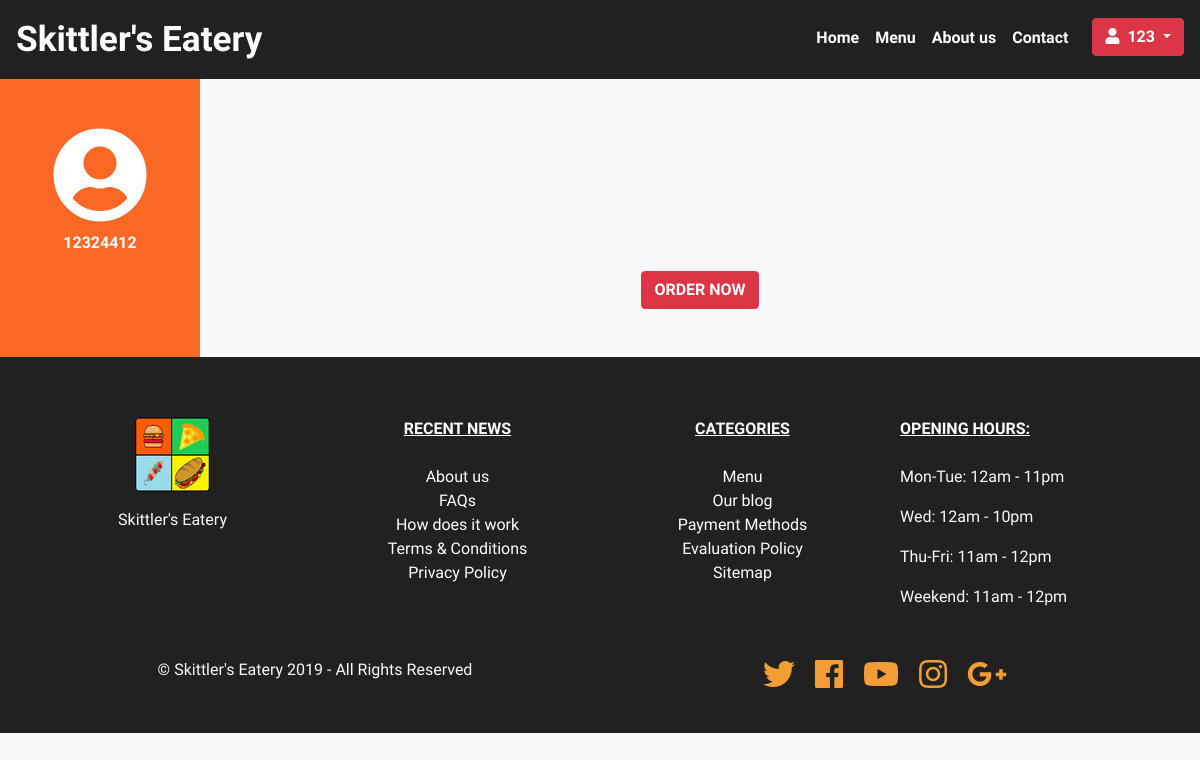
Before: /user.php?mode=orders (signed in) with the older database file.
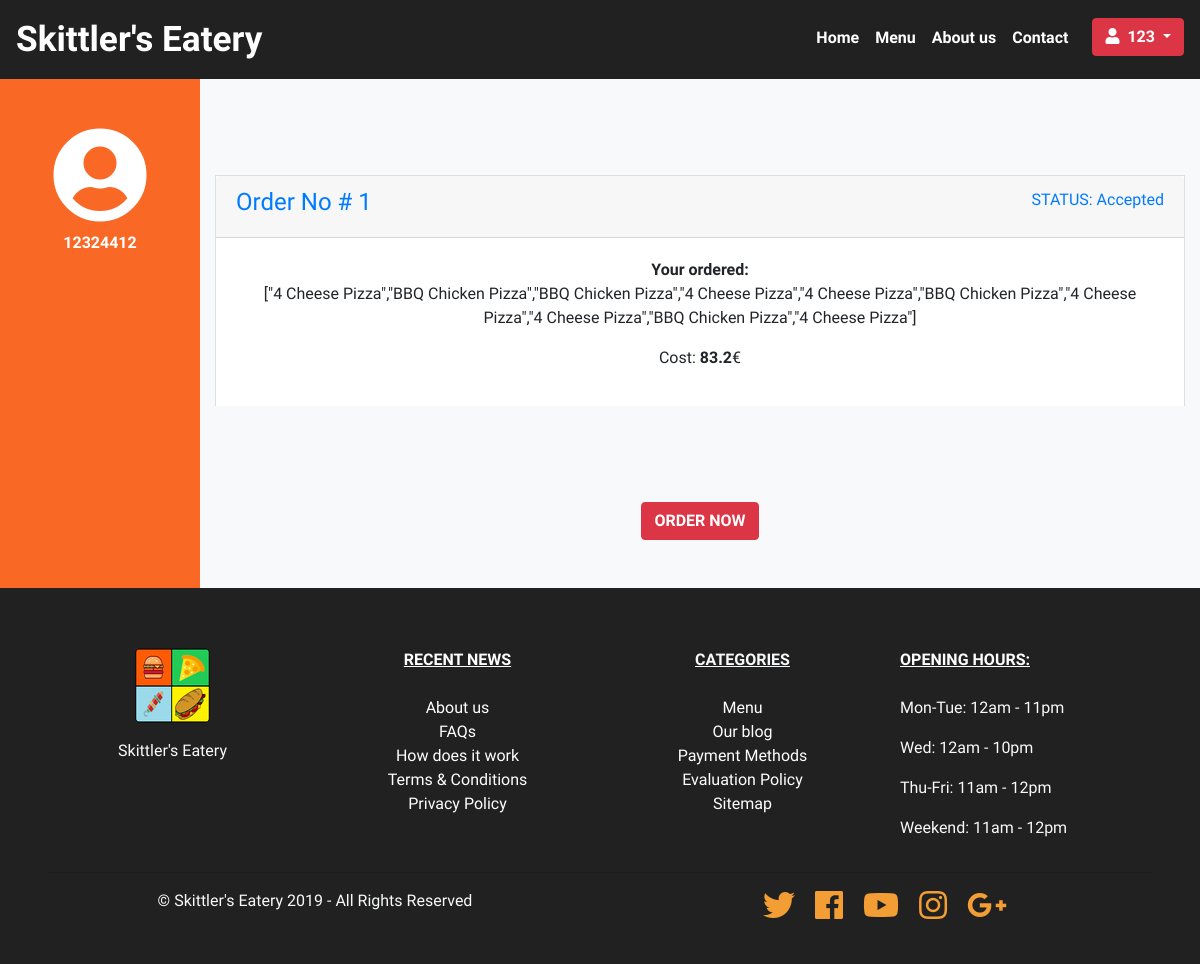
After: the same page with the newer database file.
### tables this page shows
CREATE TABLE `orders` (
  `id` int(255) NOT NULL,
  `user_id` int(255) NOT NULL,
  `items_ordered` varchar(5000) NOT NULL,
  `address` varchar(255) NOT NULL,
  `floor` int(3) NOT NULL,
  `telephone` varchar(10) NOT NULL,
  `comment` varchar(1000) NOT NULL,
  `order_status` varchar(10) NOT NULL DEFAULT 'Pending',
  `order_cost` float NOT NULL
);

### resources/functions.php (the view, shortened to what this page needs)
<?php
function query($sql){
	global $connection;
	return mysqli_query($connection,$sql);
}
function fetch_array($result_set){
	return mysqli_fetch_array($result_set);
}
function fetch_orders(){
	$id = $_SESSION['items']['user_id'];
$query = "SELECT id,items_ordered,comment,order_status,order_cost FROM orders WHERE user_id={$id}";
$result = query($query);
$i= 1;
while($row= fetch_array($result)){
	$item = <<<ITEM
	<div class="card">
	  <div class="card-header" role="tab" id="heading{$i}">
		<a data-toggle="collapse" data-parent="#orders" href="#order{$i}" aria-expanded="false"
		  aria-controls="collapseOne1">
		  <h4 class="float-left">
		  	Order No # {$row['id']}
		  </h4>
		  <span class="float-right">STATUS: {$row['order_status']}</span>
		</a>
	  </div>
	  <div id="order{$i}" class="collapse show" role="tabpanel" aria-labelledby="heading{$i}" data-parent="#orders">
		<div class="card-body">
		<span class="font-weight-bold"> Your ordered:   </span>
		<p>
			{$row['items_ordered']}
		  </p>
		  <p>Cost: <span class="font-weight-bold">{$row['order_cost']}</span>&euro;</p>
		</div>
	  </div>
	</div>
ITEM;
	echo $item;
	$i++;
}
}
?>

### resources/templates/front/header.php (shortened to what this page needs)
<!DOCTYPE html>
<html lang="en">
<head>
  <link rel="stylesheet" href="https://stackpath.bootstrapcdn.com/bootstrap/4.1.3/css/bootstrap.min.css">
  <link rel="stylesheet" href="https://use.fontawesome.com/releases/v5.5.0/css/all.css">
  <link rel='stylesheet' href='css/layout.css'>
  <?php
    $pageName =substr(basename($_SERVER['PHP_SELF']), 0, -4);
    $link = '<link rel="stylesheet" href="css/';
    $include ='';
    switch($pageName){
      case 'user':
        $include = $link.'user.css';
        break;
    }
    echo $include.'">';
  ?>
</head>
<body>
<?php include(TEMPLATE_FRONT.DS."top_nav.php"); ?>

### resources/templates/front/top_nav.php (shortened to what this page needs)
<nav class="navbar navbar-expand-md navbar-dark bg-ultra-dark sticky-top">
   <div class="d-flex flex-grow-1">
     <a class="title font-weight-bold navbar-brand d-md-inline-block" href="index.php">
       Skittler's Eatery
     </a>
     <div class="w-100 text-right mt-1">
     </div>
   </div>
   <div class="collapse navbar-collapse flex-grow-1 pb-1" id="myNavbar">
     <ul class="navbar-nav ml-auto flex-nowrap font-weight-bold">
       <li class="nav-item">
         <a href="index.php" class="nav-link mr-3 mt-2 menu-item  p-0">Home</a>
       </li>
       <li class="nav-item">
         <a href="menu.php" class="nav-link mr-3 mt-2 menu-item  p-0">Menu</a>
       </li>
       <li class="nav-item">
         <a href="info.php?page=about" class="nav-link mr-3 mt-2 menu-item  p-0"></i>About us</a>
       </li>
       <li class="nav-item">
         <a href="info.php?page=contact" class="nav-link mr-3 mt-2 menu-item  p-0">Contact</a>
       </li>
       <?php if(isset($_SESSION['items'])): ?>
       <div class="dropdown d-none d-md-block">
       <button class="dropdown-toggle btn btn-danger text-white ml-md-2 font-weight-bold" type="button" href="#" id="dropdownMenuButton" data-toggle="dropdown" aria-haspopup="true" aria-expanded="false">
         <i class="fa fa-user"></i><span class="pl-2"><?php echo $_SESSION['items']['user_last_name']; ?></span>
       </button>
     </div>
     <?php else: ?>
     <li class='nav-item'>
         <a href='register.php' class='nav-link  mr-1  ml-md-2 mt-2   menu-item  p-0'><i class="fas fa-sign-in-alt mr-1"></i>Sign In</a>
       </li>
   <?php endif; ?>
     </ul>
   </div>
 </nav>

### public/user.php (shortened to what this page needs)
<?php include(TEMPLATE_FRONT.DS."header.php"); ?>
<div class="container-fluid welcome-container">
  <div class="row">
  <div class="col-lg-2 welcome-left">
    <div class="mt-3 mb-3 mt-lg-5">
        <i class="fas fa-user-circle fa-6x"></i>
        <span class="username mt-2 d-block"><?php echo $_SESSION['items']['username']; ?></span>
    </div>
  </div>
<div class="col-lg-10 p-0">
  <div class="container">
      <?php
        if(isset($_GET['mode'])){
          include(TEMPLATE_FRONT.DS."orders.php");
        }else{
          include(TEMPLATE_FRONT.DS."userform.php");
        }
      ?>
    </div>
</div>
</div>
</div>
<?php include(TEMPLATE_FRONT.DS."footer.php"); ?>

### resources/templates/front/orders.php
<div class="text-center">
    <div class="accordion my-5 py-5" id="orders" role="tablist" aria-multiselectable="true">
        <?php fetch_orders(); ?>
    </div>
    <span class="h4"> <a href="menu.php"><span class="btn btn-danger   mb-5 font-weight-bold">ORDER NOW</span></a></span>
</div>

### resources/templates/front/footer.php (shortened to what this page needs)
<footer class="sktl text-light">
    <div class="container text-center">
      <div class="row content">
        <div class="col-md-3 order-1 order-md-1 col-sm-12">
          <div class="mb-3 img-logo">
            <a href="index.php">
              <img src="img/logo/logo.png" alt="Skittler's Eatery" media-simple="true">
            </a>
          </div>
          <p>
            Skittler's Eatery
          </p>
        </div>
        <div class="col-md-3 order-2 order-md-4 text-left">
          <p class="mb-4 text-white font-weight-bold">
          <u>OPENING HOURS:</u>
        </p>
        <p>
          Mon-Tue: 12am - 11pm
        </p>
        <p>
          Wed: 12am - 10pm
        </p>
        <p>
          Thu-Fri: 11am - 12pm
        </p>
        <p>
          Weekend: 11am - 12pm
        </p>
        </div>
        <div class="col-md-3 col-12 order-md-2 order-3">
          <p class="mb-4 text-white font-weight-bold d-none d-md-block">
            <u>RECENT NEWS</u>
          </p>
          <div id="col_1" class="collapse list">
            <p class="text-light">
              <a href="info.php?page=about" class="text-black">About us</a>
              <br><a href="info.php?page=faq" class="text-black">FAQs</a>
              <br><a href="info.php?page=howitworks" class="text-black">How does it work</a>
              <br><a href="info.php?page=terms" class="text-black">Terms & Conditions</a>
              <br><a href="info.php?page=privacy" class="text-black">Privacy Policy</a>
            </p>
          </div>
        </div>
        <div class="col-md-3 col-12 order-md-3 order-4 ">
          <p class="mb-4 text-light font-weight-bold d-none d-md-block">
            <u>CATEGORIES</u>
          </p>
          <div id="col_2" class="collapse list">
            <p class="text-light">
              <a href="menu.php" class="text-black">Menu</a>
              <br><a href="#" class="text-black">Our blog</a>
              <br><a href="info.php?page=methods" class="text-black">Payment Methods</a>
              <br><a href="info.php?page=evaluation" class="text-black">Evaluation Policy</a>
              <br><a href="info.php?page=sitemap" class="text-black">Sitemap</a>
            </p>
          </div>
        </div>
      </div>
      <div class="footer-lower">
        <div class="row">
          <div class="col-sm-12">
            <hr>
          </div>
        </div>
        <div class="row">
          <div class="col-sm-12 col-lg-6  mb-lg-0 mb-2 copyright">
            <span class="">
              © Skittler's Eatery 2019 - All Rights Reserved
            </span>
          </div>
          <div class="col-sm-12  col-lg-6 m-auto">
            <div class="social-list align-right">
              <div class="soc-item d-inline-block pl-1 pr-1 pl-sm-2 pr-sm-2">
                <a href="#" target="_blank">
                  <i class="fab fa-twitter fa-2x"></i>
                </a>
              </div>
              <div class="soc-item d-inline-block pl-1 pr-1 pl-sm-2 pr-sm-2">
                <a href="#" target="_blank">
                  <i class="fab fa-facebook fa-2x"></i>
                </a>
              </div>
              <div class="soc-item d-inline-block pl-1 pr-1 pl-sm-2 pr-sm-2">
                <a href="#" target="_blank">
                  <i class="fab fa-youtube fa-2x"></i>
                </a>
              </div>
              <div class="soc-item d-inline-block pl-1 pr-1 pl-sm-2 pr-sm-2">
                <a href="#" target="_blank">
                  <i class="fab fa-instagram fa-2x"></i>
                </a>
              </div>
              <div class="soc-item d-inline-block pl-1 pr-1 pl-sm-2 pr-sm-2">
                <a href="#" target="_blank">
                  <i class="fab fa-google-plus-g fa-2x"></i>
                </a>
              </div>
            </div>
          </div>
        </div>
      </div>
    </div>
  </footer>
  </body>
</html>

### public/css/layout.css (style rules this page uses)
body { font-family: 'Raleway', sans-serif; background:#F8F9FA; }
.bg-ultra-dark { background-color: #212121; }
.title { font-family: 'Bad Script', cursive; font-size: 2.2rem; }
#myNavbar .nav-link { color: white !important; background-color: transparent !important; }
.welcome-left { text-align: center; color: #fff; font-weight:550; background-color: rgba(251, 92, 19, 0.918); }
.sktl { padding-top: 60px; padding-bottom: 40px; background-color: #212121; }
footer p > a { color:white; }
.soc-item a { color: #F29E34; }
@media (min-width:768px) { .list { display:block !important; } }

Changed rows visible on the page:
added orders: id "1", order_status "Accepted", items_ordered "[\"4 Cheese Pizza\",\"BBQ Chicken Pizza\",\"BBQ Chicken Pizza\",\"4 Cheese Pizza\",\"4 Cheese Pizza\",\"BBQ Chicken Pizza\",\"4 Cheese Pizza\",\"4 Cheese Pizza\",\"BBQ Chicken Pizza\",\"4 Cheese Pizza\"]", order_cost "83.2"
